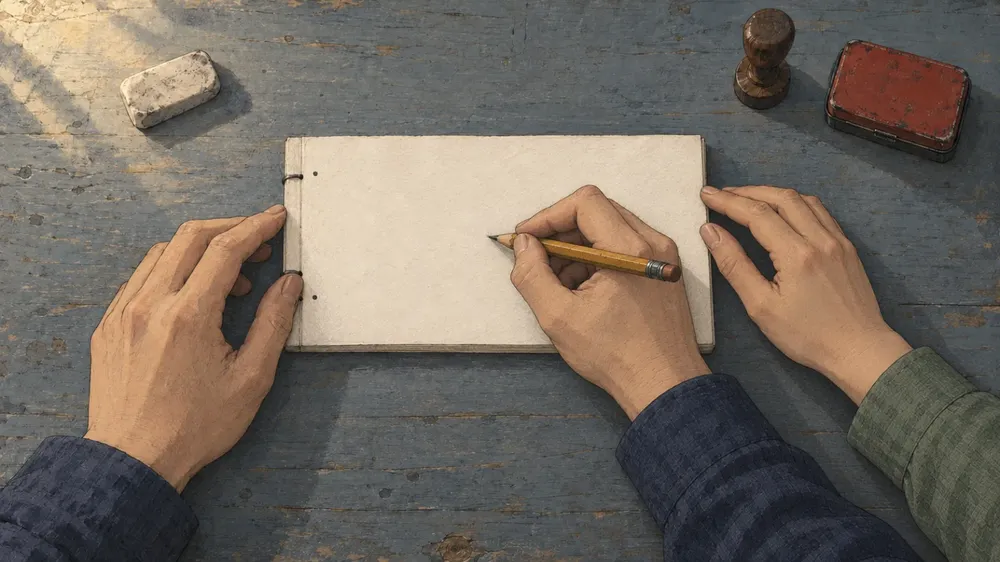
#> input picture 20261004_レビューの本質とは：品質向上のための協働プロセス/assets/keyframes/05-draw-with-support.webp, 1000 x 562 px, shrunk from 1600 x 900 before the run
$ python imgdiff.py '../../../20261004_レビューの本質とは：品質向上のための協働プロセス/assets/keyframes/05-draw-with-support.webp' '../../../20261004_レビューの本質とは：品質向上のための協働プロセス/assets/keyframes/01-worktable.webp'
#> lines starting #> are read from the running program, lines starting #| are printed output that depends on the picture; long printed decimals are rounded
"""2枚の画像の差: 画素ごとの最大チャンネル差が 64 を超える画素の割合（ロゴの形の位置ずれを検出）と平均差。"""
import json
import sys

import numpy as np
from PIL import Image

a = np.asarray(Image.open(sys.argv[1]).convert('RGB'), dtype=np.int16)
b = np.asarray(Image.open(sys.argv[2]).convert('RGB'), dtype=np.int16)
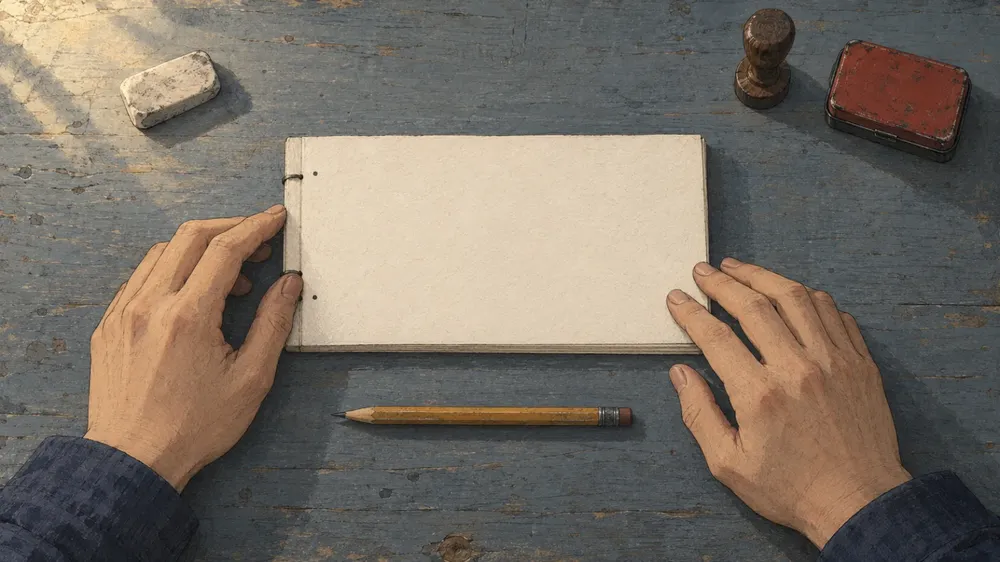
#> input picture 20261004_レビューの本質とは：品質向上のための協働プロセス/assets/keyframes/01-worktable.webp, 1000 x 562 px, shrunk from 1600 x 900 before the run
d = np.abs(a - b).max(axis=2)
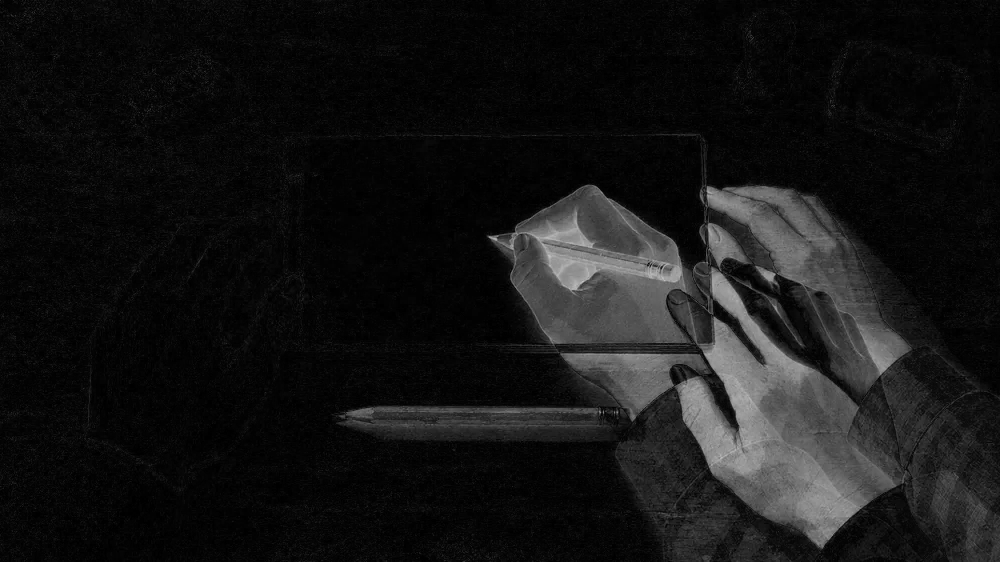
#> d: shape (562, 1000) int16; min 0, max 194, mean 20.9
print(json.dumps({'diff_ratio': round(float((d > 64).mean()), 5), 'mean_abs': round(float(d.mean()), 3)}))
#| {"diff_ratio": 0.1198, "mean_abs": 20.947}
